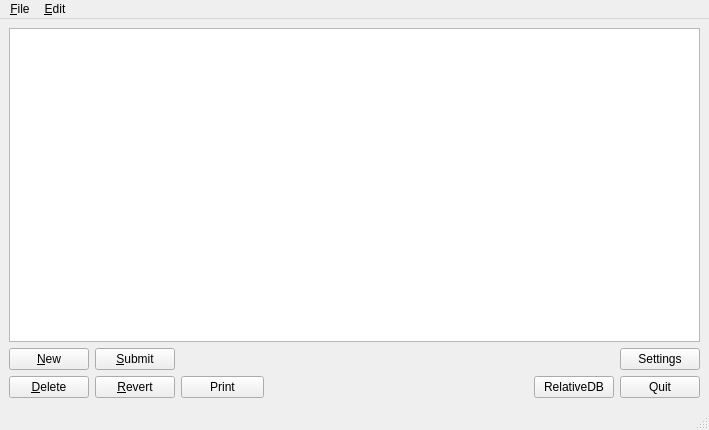
<?xml version="1.0" encoding="UTF-8"?>
<ui version="4.0">
 <class>MainWindow</class>
 <widget class="QMainWindow" name="MainWindow">
  <property name="geometry">
   <rect>
    <x>0</x>
    <y>0</y>
    <width>709</width>
    <height>430</height>
   </rect>
  </property>
  <property name="windowTitle">
   <string>MainWindow</string>
  </property>
  <property name="windowIcon">
   <iconset resource="resources.qrc">
    <normaloff>:/new/icon/a_black.png</normaloff>:/new/icon/a_black.png</iconset>
  </property>
  <widget class="QWidget" name="centralwidget">
   <layout class="QGridLayout" name="gridLayout">
    <item row="0" column="0" colspan="7">
     <widget class="QTableView" name="tableView"/>
    </item>
    <item row="1" column="0">
     <widget class="QPushButton" name="ny">
      <property name="text">
       <string>&amp;New</string>
      </property>
     </widget>
    </item>
    <item row="1" column="1">
     <widget class="QPushButton" name="lagre">
      <property name="text">
       <string>&amp;Submit</string>
      </property>
     </widget>
    </item>
    <item row="1" column="2">
     <spacer name="horizontalSpacer">
      <property name="orientation">
       <enum>Qt::Horizontal</enum>
      </property>
      <property name="sizeHint" stdset="0">
       <size>
        <width>71</width>
        <height>20</height>
       </size>
      </property>
     </spacer>
    </item>
    <item row="1" column="3" colspan="2">
     <widget class="QLabel" name="label">
      <property name="minimumSize">
       <size>
        <width>100</width>
        <height>0</height>
       </size>
      </property>
      <property name="layoutDirection">
       <enum>Qt::LeftToRight</enum>
      </property>
      <property name="text">
       <string/>
      </property>
      <property name="alignment">
       <set>Qt::AlignCenter</set>
      </property>
     </widget>
    </item>
    <item row="1" column="5">
     <spacer name="horizontalSpacer_2">
      <property name="orientation">
       <enum>Qt::Horizontal</enum>
      </property>
      <property name="sizeHint" stdset="0">
       <size>
        <width>77</width>
        <height>20</height>
       </size>
      </property>
     </spacer>
    </item>
    <item row="1" column="6">
     <widget class="QPushButton" name="instillinger">
      <property name="text">
       <string>Settings</string>
      </property>
     </widget>
    </item>
    <item row="2" column="0">
     <widget class="QPushButton" name="slette">
      <property name="text">
       <string>&amp;Delete</string>
      </property>
     </widget>
    </item>
    <item row="2" column="1">
     <widget class="QPushButton" name="angre">
      <property name="text">
       <string>&amp;Revert</string>
      </property>
     </widget>
    </item>
    <item row="2" column="2" colspan="2">
     <widget class="QPushButton" name="pushButton">
      <property name="text">
       <string>Print</string>
      </property>
     </widget>
    </item>
    <item row="2" column="4">
     <spacer name="horizontalSpacer_4">
      <property name="orientation">
       <enum>Qt::Horizontal</enum>
      </property>
      <property name="sizeHint" stdset="0">
       <size>
        <width>258</width>
        <height>23</height>
       </size>
      </property>
     </spacer>
    </item>
    <item row="2" column="5">
     <widget class="QPushButton" name="relativedb">
      <property name="text">
       <string>RelativeDB</string>
      </property>
     </widget>
    </item>
    <item row="2" column="6">
     <widget class="QPushButton" name="avslutt">
      <property name="text">
       <string>Quit</string>
      </property>
     </widget>
    </item>
   </layout>
  </widget>
  <widget class="QMenuBar" name="menubar">
   <property name="geometry">
    <rect>
     <x>0</x>
     <y>0</y>
     <width>709</width>
     <height>23</height>
    </rect>
   </property>
   <widget class="QMenu" name="menu_File">
    <property name="title">
     <string>&amp;File</string>
    </property>
    <addaction name="actionE_xit"/>
   </widget>
   <widget class="QMenu" name="menu_Edit">
    <property name="title">
     <string>&amp;Edit</string>
    </property>
    <addaction name="action_Language"/>
   </widget>
   <addaction name="menu_File"/>
   <addaction name="menu_Edit"/>
  </widget>
  <widget class="QStatusBar" name="statusbar"/>
  <action name="actionE_xit">
   <property name="text">
    <string>E&amp;xit</string>
   </property>
  </action>
  <action name="action_Language">
   <property name="text">
    <string>&amp;Language</string>
   </property>
  </action>
 </widget>
 <tabstops>
  <tabstop>tableView</tabstop>
  <tabstop>ny</tabstop>
  <tabstop>lagre</tabstop>
  <tabstop>angre</tabstop>
  <tabstop>slette</tabstop>
  <tabstop>pushButton</tabstop>
  <tabstop>instillinger</tabstop>
  <tabstop>avslutt</tabstop>
 </tabstops>
 <resources>
  <include location="resources.qrc"/>
 </resources>
 <connections>
  <connection>
   <sender>avslutt</sender>
   <signal>clicked()</signal>
   <receiver>MainWindow</receiver>
   <slot>close()</slot>
   <hints>
    <hint type="sourcelabel">
     <x>749</x>
     <y>553</y>
    </hint>
    <hint type="destinationlabel">
     <x>399</x>
     <y>299</y>
    </hint>
   </hints>
  </connection>
 </connections>
</ui>
